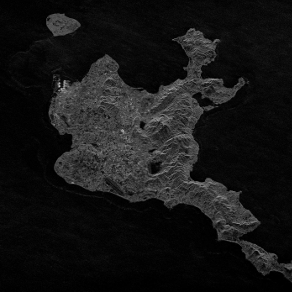
#> input picture gen_raw_data/image_island.png, 292 x 292 px; its folder holds 2 pictures in this run
$ python gen_raw_data.py
#> lines starting #> are read from the running program, lines starting #| are printed output that depends on the picture; after the words box and inside, x2 and y2 are one past the last pixel; in counts of white or black regions, pixels touching at a corner belong together
import csv
import numpy as np
import json
import subprocess
import scipy.io
import plotly.graph_objects as go
import matplotlib.pyplot as plt
from scipy.signal import find_peaks
from scipy import signal
import json
import cv2

def plot_binary_image():
    with open('../TestMultiPointTarget/point_target_location.json', 'r') as file:
        point_target_location = json.load(file)
    point_target_location = np.array(point_target_location)
    point_target_location = np.flipud(point_target_location)
    print(point_target_location.shape)
    plt.imshow(point_target_location,
               origin='lower',
               cmap='viridis')
    plt.xlabel('range')
    plt.ylabel('azimuth')
    plt.colorbar()
    plt.savefig("point_target_location.png", dpi=300, bbox_inches="tight")
    plt.clf()

def gen_point_target_location(file_name):
#> called with file_name = 'image_island'
    img = cv2.imread(f"./{file_name}.png")
#> img is the input picture: shape (292, 292, 3); min 0, max 195, mean 21.1
    _, output1 = cv2.threshold(img, 40, 255, cv2.THRESH_BINARY)
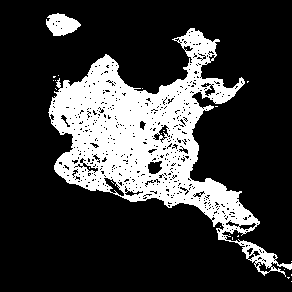
#> output1: shape (292, 292, 3); 22.6% white; 23 white regions (21 under 20 px), largest, box (x1, y1, x2, y2) and area: (48, 28, 292, 277) 18683, (46, 13, 81, 36) 536
    binary_pixel_matrix = (output1 / 255).astype(np.uint8)
    binary_matrix = []
    for i in range(len(binary_pixel_matrix)):
        binary_matrix.append([])
        for j in range(len(binary_pixel_matrix[i])):
            binary_matrix[i].append(int(binary_pixel_matrix[i][j][0]))
#> after the loop, binary_matrix = 292 items
        # binary_matrix[i].append(0)

    output_json_file = "../TestMultiPointTarget/point_target_location.json"
    with open(output_json_file, "w") as f:
        json.dump(binary_matrix, f)
    with open("../TestMultiPointTarget/point_target_location.json", "r", encoding="UTF-8") as f:
        data = json.load(f)
    print(len(data), len(data[0]))

if __name__ == "__main__":
    # gen_point_target_location(file_name="image_coast")
    gen_point_target_location(file_name="image_island")
    # plot_binary_image()
    print("DONE")
